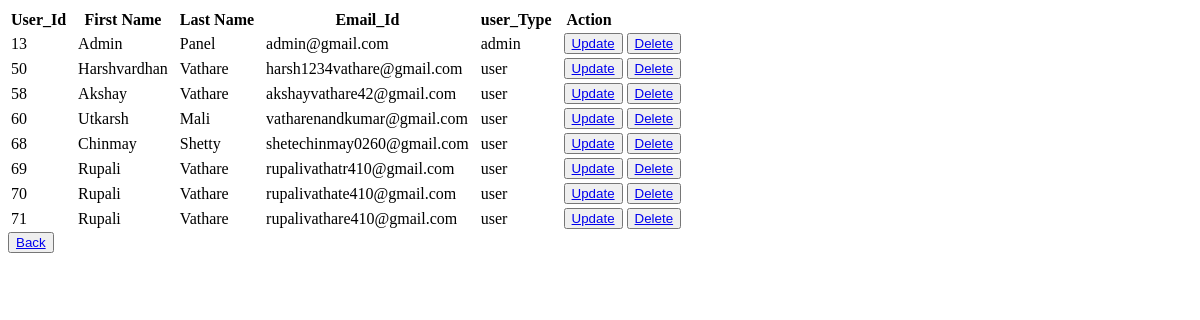
/admin/user_data.php, run on an earlier commit of the app's database.
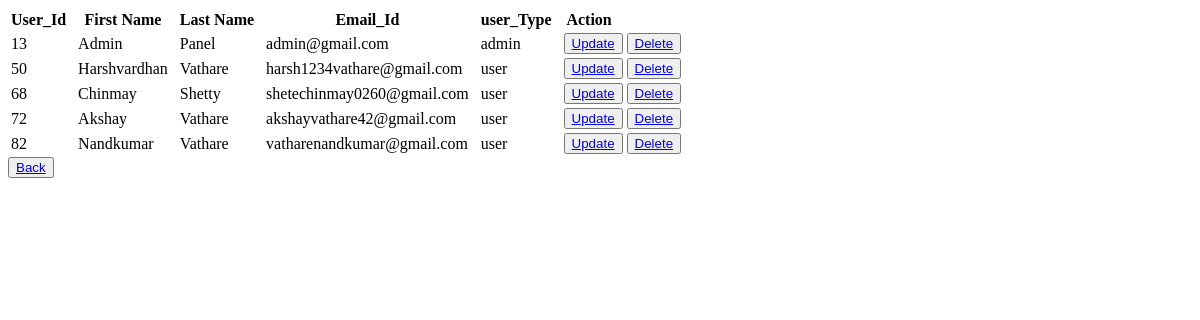
And on a later commit of the database.
### tables this page shows
CREATE TABLE `users` (
  `user_Id` int(20) NOT NULL,
  `fname` varchar(212) DEFAULT NULL,
  `lname` varchar(212) NOT NULL,
  `email` varchar(100) DEFAULT NULL,
  `password` varchar(20) DEFAULT NULL,
  `otp` varchar(200) NOT NULL,
  `activation_code` varchar(255) NOT NULL,
  `status` varchar(20) NOT NULL,
  `created_at` timestamp NOT NULL DEFAULT current_timestamp(),
  `user_type` varchar(20) DEFAULT 'user'
);

### admin/user_data.php (the view, shortened to what this page needs)
<?php
  include("../config/connection.php");
  $sql = "select * from users ";
  $result = $conn->query($sql);
 ?>
<!DOCTYPE html>
<html lang="en">
<head>
</head>
<body>
    <table>
        <tr>
        <th>User_Id&nbsp;&nbsp;</th>
        <th>First Name&nbsp;&nbsp;</th>
        <th>Last Name&nbsp;&nbsp;</th>
        <th>Email_Id&nbsp;&nbsp;</th>
        <th>user_Type&nbsp;&nbsp;</th>
        <th>Action&nbsp;&nbsp;</th>
        </tr>
        <?php
            if($result->num_rows > 0){
                while($row = mysqli_fetch_assoc($result)){
          ?>
          <tr>
                <td><?php echo $row['user_Id']; ?>&nbsp;&nbsp;</td>
                <td><?php echo $row['fname']; ?>&nbsp;&nbsp;</td>
                <td><?php echo $row['lname']; ?>&nbsp;&nbsp;</td>
                <td><?php echo $row['email']; ?>&nbsp;&nbsp;</td>
                <td><?php echo $row['user_type']; ?>&nbsp;&nbsp;</td>
                <td><button><a href="edit_user.php?id=<?php echo $row['user_Id'] ?>">Update</a></button></td>
                <td><button><a href="user_data.php?ID=<?php echo $row['user_Id'] ?>">Delete</a></button></td>
            </tr>
                <?php
                  }
                }
                ?>
    </table>
    <button> <a href="adminhomepage.php">Back</a></button>
</body>
</html>

What changed in the data, as far as the page shows it:
removed users: user_Id "58", fname "Akshay", lname "Vathare", email "akshayvathare42@gmail.com", user_type "user"
removed users: user_Id "60", fname "Utkarsh", lname "Mali", email "vatharenandkumar@gmail.com", user_type "user"
removed users: user_Id "69", fname "Rupali", lname "Vathare", email "rupalivathatr410@gmail.com", user_type "user"
removed users: user_Id "70", fname "Rupali", lname "Vathare", email "rupalivathate410@gmail.com", user_type "user"
removed users: user_Id "71", fname "Rupali", lname "Vathare", email "rupalivathare410@gmail.com", user_type "user"
added users: user_Id "72", fname "Akshay", lname "Vathare", email "akshayvathare42@gmail.com", user_type "user"
added users: user_Id "82", fname "Nandkumar", lname "Vathare", email "vatharenandkumar@gmail.com", user_type "user"
